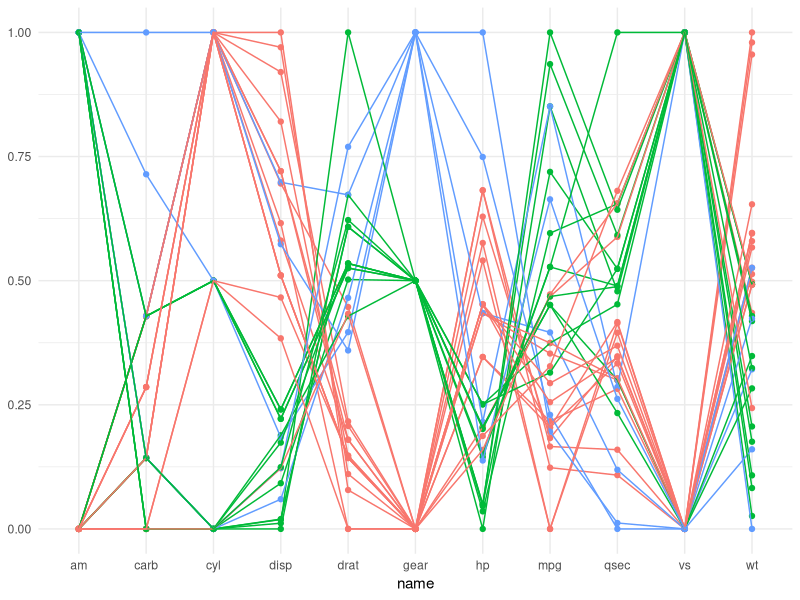
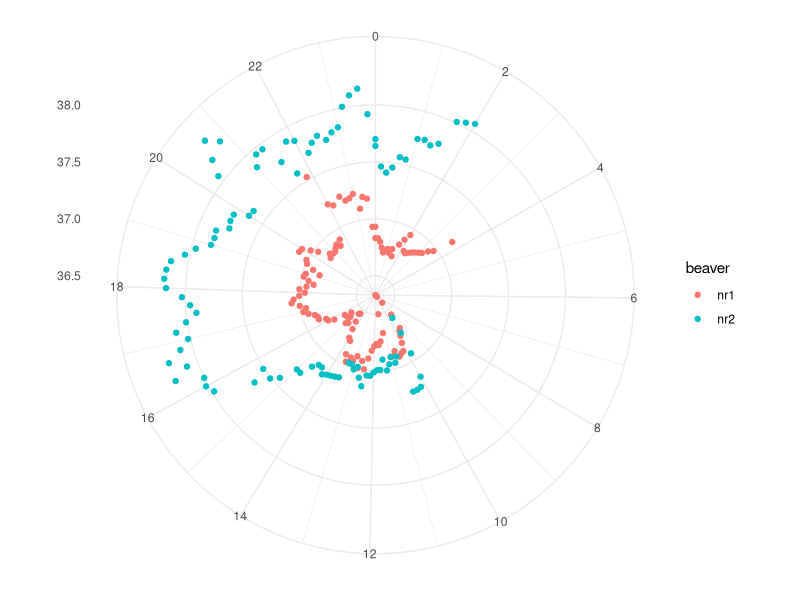

Generate these figures, in order, with R:
library(dplyr)
library(tidyr)
library(ggplot2)

#' ## Aufgabe 1: Parallel coordinate plots
mtcars2 <- mtcars %>%
  tibble::rownames_to_column("car") %>%
  pivot_longer(-car)

mtcars2 <- mtcars2 %>%
  group_by(name) %>%
  mutate(value_scaled = scales::rescale(value))

mtcars2 <- mtcars2 %>%
  group_by(car) %>%
  mutate(gear = value[name == "gear"])

ggplot(mtcars2, aes(name, value_scaled, group = car, color = factor(gear))) +
  geom_point() +
  geom_line() +
  theme_minimal() +
  theme(legend.position = "none", axis.title.y = element_blank())
  

#' ## Aufgabe 2: Polar Plot mit Biber Daten
beaver1_new <- beaver1 %>%
  mutate(beaver = "nr1")

beaver2_new <- beaver2 %>%
  mutate(beaver = "nr2")

beaver_new <- rbind(beaver1_new,beaver2_new)

beaver_new <- beaver_new %>%
  mutate(
    hour_dec = (time/100)%/%1,         # Ganze Stunden (mittels ganzzaliger Division)
    min_dec = (time/100)%%1/0.6,       # Dezimalminuten (15 min wird zu 0.25, via Modulo)
    hour_min_dec = hour_dec+min_dec    # Dezimal-Zeitangabe (03:30 wird zu 3.5)
    ) 

# Lösung Aufgabe 2
beaver_new %>%
  ggplot(aes(hour_min_dec, temp, color = beaver)) +
  geom_point() +
  scale_x_continuous(breaks = seq(0,23,2)) +
  coord_polar() +
  theme_minimal() +
  theme(axis.title =  element_blank())

#' ## Aufgabe 3: Raster Visualisierung mit Flugpassagieren
AirPassengers

class(AirPassengers)

AirPassengers2 <- tapply(AirPassengers, list(year = floor(time(AirPassengers)), month = month.abb[cycle(AirPassengers)]), c)

AirPassengers3 <- AirPassengers2 %>%
  as.data.frame() %>%
  tibble::rownames_to_column("year") %>%
  pivot_longer(-year, names_to = "month", values_to = "n") %>%
  mutate(
    # ich nutze einen billigen Trick um ausgeschriebene Monate in Nummern umzuwandeln
    month = factor(month, levels = month.abb,ordered = T),
    month_numb = as.integer(month),
    year = as.integer(year)
  )

#' ## Musterlösung
